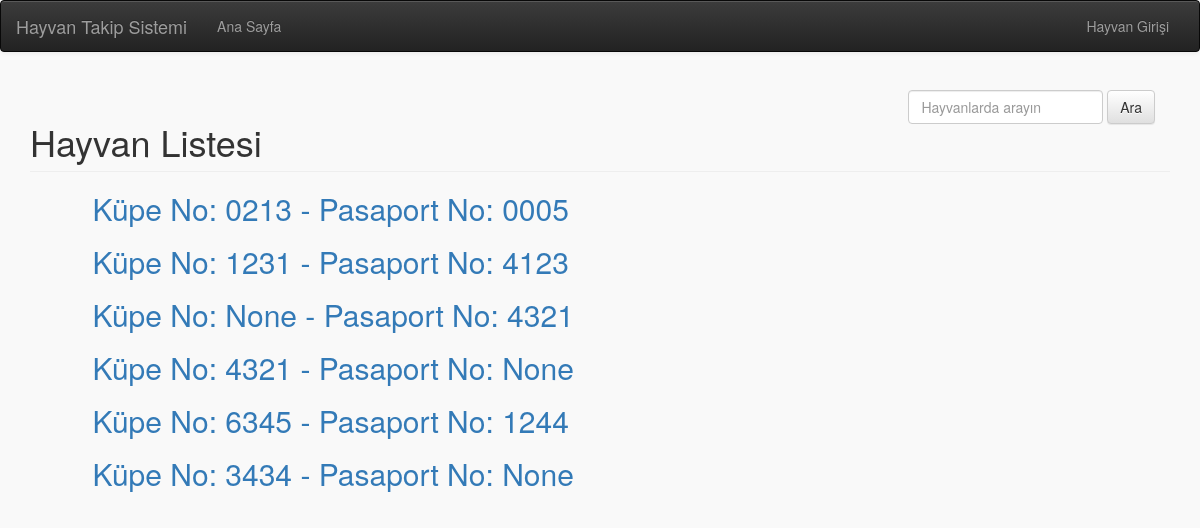
The app's page /hayvanlar/hayvan-listesi/ with its own data.
### hayvanGirisi/models.py (models this page shows, shortened)
class HayvanGiris(models.Model):
    PADOKNO = (
    (None, 'Padok No Seçiniz'), ('padokno1', 'Padok No1'), ('padokno2', 'Padok No2'), ('padokno3', 'Padok No3'))
    IRK = ((None, 'Irk Seçiniz'), ('montofon', 'Montofon'), ('holstein', 'Holstein'), ('simentol', 'Simentol'),
           ('jersey', 'Jersey'), ('angus', 'Angus'))
    CINSIYET = ((None, 'Cinsiyet Seçiniz'), ('erkek', 'Erkek'), ('duve', 'Düve'),('inek','İnek'),('malak','Malak'))
    ISLETME = (
    (None, 'İşletme Seçiniz'), ('isletme1', 'İşletme 1'), ('isletme2', 'İşletme 2'), ('isletme3', 'İşletme 3'))
    kupe_no = models.CharField(max_length=50, verbose_name='Küpe No', blank=True, null=True, unique=True)
    pasaport_no = models.CharField(max_length=50, verbose_name='Pasaport No', blank=True, null=True,unique=True)
    padok_no = models.CharField(choices=PADOKNO, verbose_name='Padok No', max_length=50, blank=False, null=True)
    irki = models.CharField(choices=IRK, verbose_name='IRK', max_length=50, blank=False, null=True)
    alis_fiyati = models.CharField(max_length=50, verbose_name='Alış Fiyatı', blank=False, null=True)
    satis_fiyati = models.CharField(max_length=50, verbose_name='Satış Fiyatı', blank=True, null=True)
    alis_kg = models.CharField(max_length=50, verbose_name='Alış Kg', blank=True, null=True)
    alis_tarihi = models.DateField(null=True, blank=True, verbose_name='Alış Tarihi')
    cinsiyet = models.CharField(choices=CINSIYET, blank=False, null=True, max_length=20, verbose_name='Cinsiyet')
    isletme = models.CharField(choices=ISLETME, verbose_name='ISLETME', max_length=50, blank=False, null=True)
    aciklama = models.TextField(max_length=1000, verbose_name='Açıklama', blank=True, null=True)
    alici_bilgi = models.TextField(max_length=1000, verbose_name='Alıcı Bilgi', blank=True, null=True)
    class Meta:
        verbose_name_plural = 'Hayvan'

### hayvanGirisi/views.py (the view)
# urls.py: path('hayvan-listesi/', hayvan_listesi, name='hayvan-listesi'),
def hayvan_listesi(request):
    gelen_deger = request.GET.get('id', None)
    hayvanlar = HayvanGiris.objects.all()
    form = HayvanAra(data=request.GET or None)
    if form.is_valid():
        search = form.cleaned_data.get('search', None)
        if search:
            hayvanlar = hayvanlar.filter(
                Q(kupe_no__icontains=search) | Q(pasaport_no__icontains=search) | Q(irki__icontains=search))
    page = request.GET.get('page', 1)
    if gelen_deger:
        hayvanlar = hayvanlar.filter(id=gelen_deger)
    paginator = Paginator(hayvanlar, 8)
    try:
        hayvanlar = paginator.page(page)
    except EmptyPage:
        hayvanlar = paginator.page((paginator.num_pages))
    except PageNotAnInteger:
        hayvanlar = paginator.page(1)
    return render(request, 'hayvanGirisi/hayvan-listesi.html', context={'hayvanlar': hayvanlar, 'form': form})

### hayvanGirisi/forms.py
class HayvanAra(forms.Form):
    search = forms.CharField(required=False, max_length=500, widget=forms.TextInput(
        attrs={'placeholder': 'Hayvanlarda arayın', 'class': 'form-control'}))

### templates/hayvanGirisi/hayvan-listesi.html (shortened to what this page needs)
{% extends 'base.html' %}
{% load static %}
{% block ust_icerik %}
    <link rel="stylesheet" type="text/css" href="{% static 'base.css' %}">
{% endblock %}
{% block icerik %}
    <form class="navbar-form navbar-left pull-right">
        {% for field in form %}
            <div class="form-group">
                {{ field }}
            </div>
        {% endfor %}
        <button type="submit" class="btn btn-default">Ara</button>
    </form>
    <h1 class="page-header">Hayvan Listesi</h1>
    <div class="col-lg-11 pull-center">
        {% for hayvanlar in hayvanlar %}
            <h2><a href="{% url 'hayvan-detay' hayvanlar.pk %}">Küpe No: {{ hayvanlar.kupe_no }} - Pasaport No: {{ hayvanlar.pasaport_no }}</a></h2>
        {% empty %}
            <p>İçerik Bulunamadı</p>
        {% endfor %}
        <div class="row">
            <div class="col-lg-12">
                <div class="col-lg-8 col-lg-offset-2">
                </div>
            </div>
        </div>
    </div>
{% endblock %}

### templates/base.html (shortened to what this page needs)
{% load static %}
<!DOCTYPE html>
<html lang="en">
<head>
    <link rel="stylesheet" type="text/css" href="{% static 'bootstrap/css/bootstrap.min.css' %}">
    <link rel="stylesheet" type="text/css" href="{% static 'bootstrap/css/bootstrap-theme.min.css' %}">
    <link rel="stylesheet" type="text/css" href="{% static 'base.css' %}">
    {% block ust_icerik %}
    {% endblock %}
</head>
<body>
<nav class="navbar navbar-default navbar-inverse">
    <div class="container-fluid">
        <div class="navbar-header">
            <a class="navbar-brand" href="{% url 'hayvan-listesi' %}">Hayvan Takip Sistemi</a>
        </div>
        <div class="collapse navbar-collapse" id="bs-example-navbar-collapse-1">
            <ul class="nav navbar-nav">
                <li><a href="{% url 'hayvan-listesi' %}">Ana Sayfa <span class="sr-only">(current)</span></a>
                </li>
            </ul>
            <ul class="nav navbar-nav navbar-right">
                <li><a href="{% url 'hayvan-girisi' %}">Hayvan Girişi</a></li>
            </ul>
        </div>
    </div>
</nav>
<div class="container" style="margin-top: 30px;">
    {% block icerik %}
    {% endblock %}
</div>
</body>
</html>

### static/base.css (style rules this page uses)
.pull-center { float: none; margin: 0 auto; }

### templates/base.html (style rules this page uses)
body { background-color: #f9f9f9 }

### records on screen
HayvanGiris: kupe_no "0213", pasaport_no "0005"
HayvanGiris: kupe_no "1231", pasaport_no "4123"
HayvanGiris: kupe_no "None", pasaport_no "4321"
HayvanGiris: kupe_no "4321", pasaport_no "None"
HayvanGiris: kupe_no "6345", pasaport_no "1244"
HayvanGiris: kupe_no "3434", pasaport_no "None"
